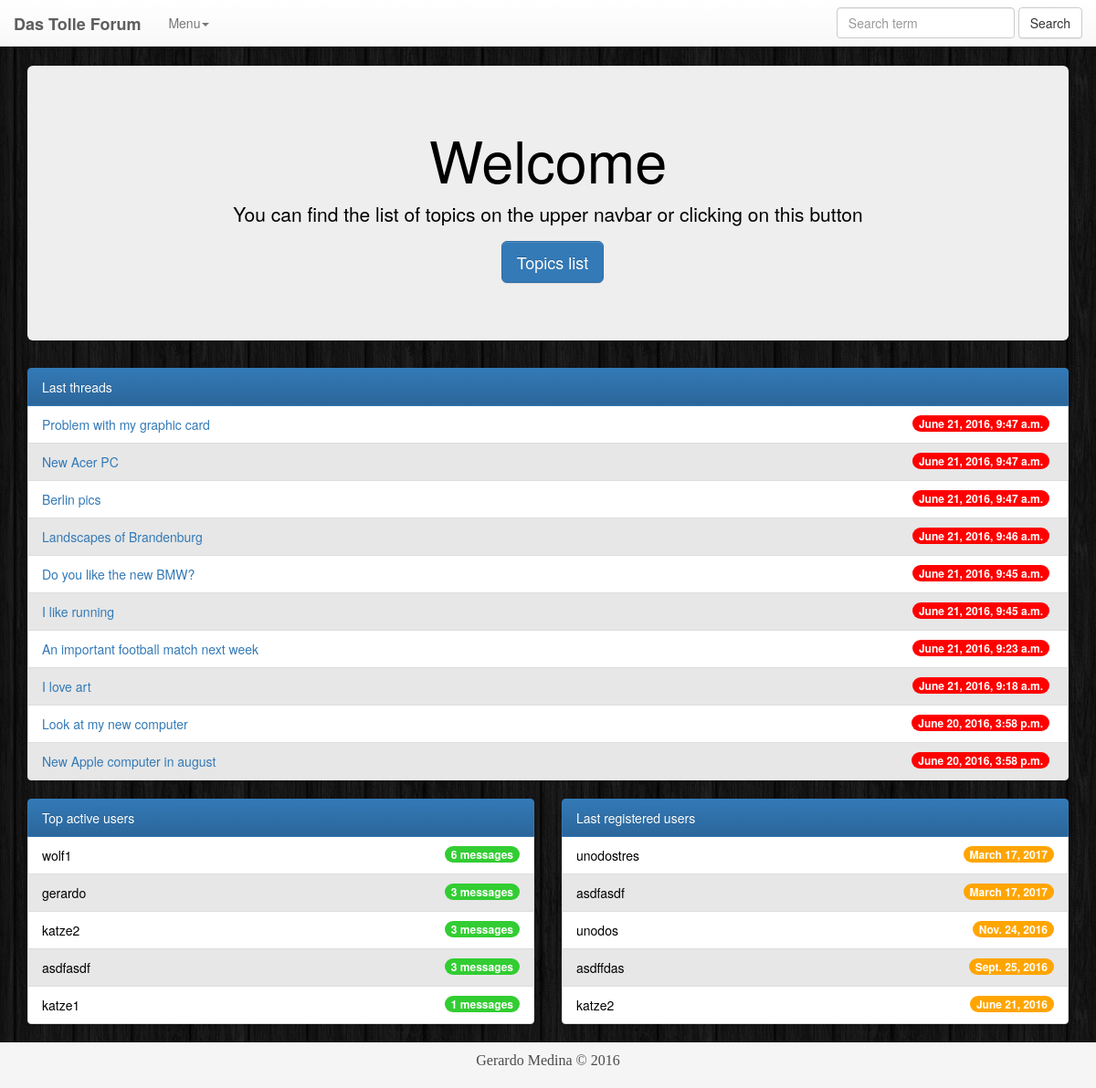
The page / on the database its author committed.
### forum/models.py (models this page shows, shortened)
class Thread(models.Model):
    title = models.CharField(max_length=100)
    topic = models.ForeignKey(Topic) #1:N
    no_of_messages = models.IntegerField(default=0)
    date_created = models.DateTimeField(auto_now_add=True)
    def __str__(self):
        return self.title

class UserProfile(models.Model):
    user = models.OneToOneField(User)
    photo = models.ImageField(upload_to='profiles',default='profiles/default.jpg')
    no_of_messages = models.IntegerField(default=0)

### forum/views.py (the view)
# urls.py: url(r'^$', forum.views.index, name='welcome'),
def index(request):
    active_users = UserProfile.objects.order_by("no_of_messages").reverse()[0:5]
    last_users = UserProfile.objects.order_by("user__date_joined").reverse()[0:5]
    last_threads = Thread.objects.order_by("date_created").reverse()[0:10]
    return render(request, 'welcome.html', {'active_users':active_users,'last_users':last_users, 'last_threads':last_threads})

### templates/welcome.html (shortened to what this page needs)
{% extends "base.html" %}
{% load bootstrap3 %}
{% block content %}
    <div class="container">
        <div class="jumbotron" style="color: #000;;">
            <h1>Welcome</h1>
            <p>You can find the list of topics on the upper navbar or clicking on this button</p>
            <p><a class="btn btn-primary btn-lg" href="/topics" role="button">Topics list</a></p>
        </div>
    </div>
    <div class="container">
        <ul class="list-group">
            <li class="list-group-item active">Last threads</li>
            {% for last_thread in last_threads %}
                <li class="list-group-item stripedli">
                            <span class="badge" style="background-color: red">{{ last_thread.date_created }}</span>
                    <a href="/{{ last_thread.topic.pk }}/{{ last_thread.pk }}/messages">{{ last_thread }}</a>
                </li>
            {% endfor %}
        </ul>
    </div>
    <div class="container ">
        <div class="row ">
            <div class="col-xs-12 col-md-6">
                <ul class="list-group">
                    <li class="list-group-item active">Top active users</li>
                    {% for active_user in active_users %}
                        <li class="list-group-item stripedli">
                            <span class="badge" style="background-color: limegreen">{{ active_user.no_of_messages }} messages</span>
                            {{ active_user.user.username }}
                        </li>
                    {% endfor %}
                </ul>
            </div>
            <div class="col-xs-12 col-md-6">
                <ul class="list-group ">
                    <li class="list-group-item active">Last registered users</li>
                    {% for last_user in last_users %}
                        <li class="list-group-item stripedli">
                            <span class="badge" style="background-color: orange">{{ last_user.user.date_joined.date }}</span>
                            {{ last_user.user.username }}
                        </li>
                    {% endfor %}
                </ul>
            </div>
        </div>
    </div>
{% endblock %}

### forum/static/css/styles.css (style rules this page uses)
p { text-align: center; }
li { color: black; }
.btn-primary { margin-left: 10px; }
html, body { margin: 0; margin-top: 3%; padding: 0; height: 100%; display: table; table-layout: fixed; width: 100%; color: #f2f2f2; }
.stripedli:nth-child(odd) { background-color: #e7e7e7; }
h1 { text-align: center; color: #ffffff; }

### rows shown on the page
Thread: date_created "June 21, 2016, 9:47 a.m.", title "Problem with my graphic card"
Thread: date_created "June 21, 2016, 9:47 a.m.", title "New Acer PC"
Thread: date_created "June 21, 2016, 9:47 a.m.", title "Berlin pics"
Thread: date_created "June 21, 2016, 9:46 a.m.", title "Landscapes of Brandenburg"
Thread: date_created "June 21, 2016, 9:45 a.m.", title "Do you like the new BMW?"
Thread: date_created "June 21, 2016, 9:45 a.m.", title "I like running"
Thread: date_created "June 21, 2016, 9:23 a.m.", title "An important football match next week"
Thread: date_created "June 21, 2016, 9:18 a.m.", title "I love art"
Thread: date_created "June 20, 2016, 3:58 p.m.", title "Look at my new computer"
Thread: date_created "June 20, 2016, 3:58 p.m.", title "New Apple computer in august"
UserProfile: no_of_messages "6", user.username "wolf1"
UserProfile: no_of_messages "3", user.username "gerardo"
UserProfile: no_of_messages "3", user.username "katze2", user.date_joined "June 21, 2016"
UserProfile: no_of_messages "3", user.username "asdfasdf", user.date_joined "March 17, 2017"
UserProfile: no_of_messages "1", user.username "katze1"
UserProfile: user.date_joined "March 17, 2017", user.username "unodostres"
UserProfile: user.date_joined "Nov. 24, 2016", user.username "unodos"
UserProfile: user.date_joined "Sept. 25, 2016", user.username "asdffdas"
